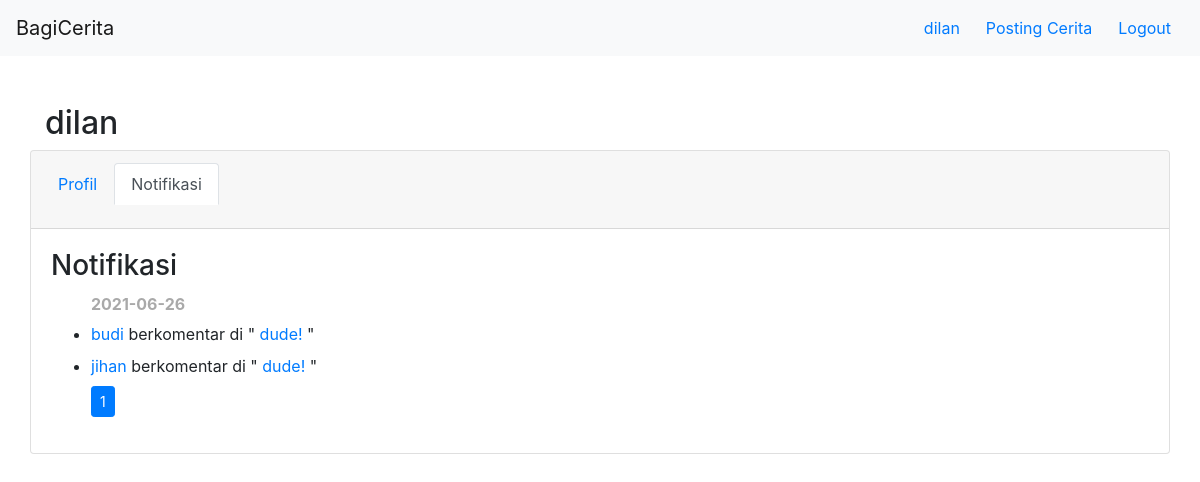
Page /user/notifikasi (signed in) on the earlier database version.
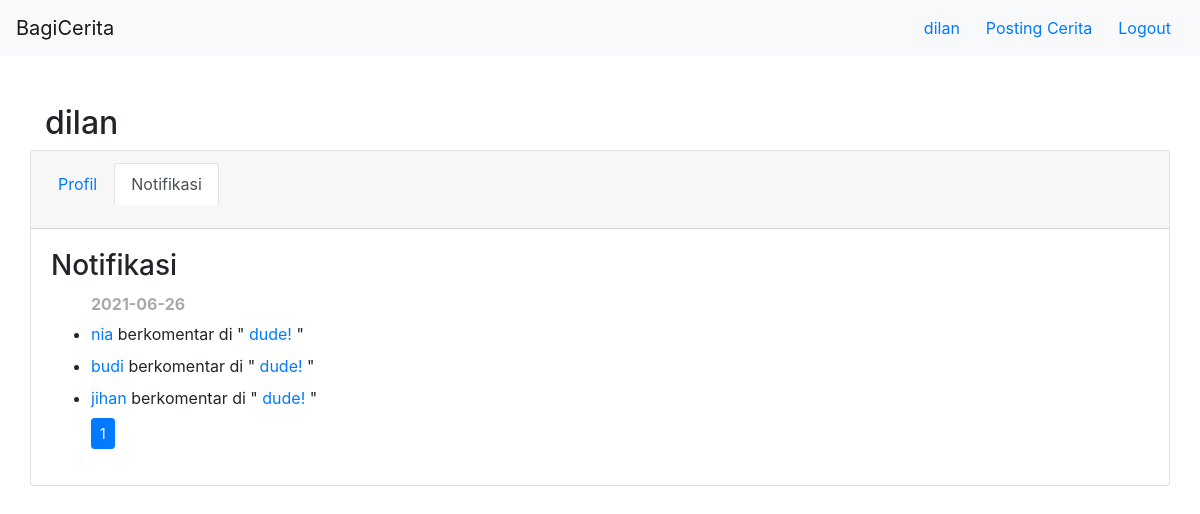
Same page on the later database version.
### story/models.py (models this page shows, shortened)
class Comment(models.Model):
    content = models.TextField(blank=True,null=True)
    user = models.ForeignKey(User, on_delete=models.CASCADE,default=None)
    story = models.ForeignKey(Story, on_delete=models.CASCADE,default=None)
    replied_comment_id = models.IntegerField(default=0)
    rating = models.IntegerField(default=1)
    read_status = models.BooleanField(default=False)
    date_posted = models.DateTimeField(null=True, blank=True)
    class Meta:
        ordering = ["-date_posted"]

class Story(models.Model):
    title = models.CharField(max_length=120,blank=True)
    date_posted = models.DateTimeField(null=True, blank=True)
    content = RichTextField(blank=True,null=True)
    user = models.ForeignKey(User, on_delete=models.CASCADE,default=None)
    words_count = models.IntegerField(default=0)
    class Meta:
        ordering = ["-date_posted"]

### user/views.py (the view)
# urls.py: path('notifikasi',notifikasi_view,name="notifikasi"),
@login_required
def notifikasi_view(request):
    comments = get_comments_notification(request.user, 'all')
    paginator = Paginator(comments, 5)
    page=1
    if(request.GET.get("page")):
        page = request.GET.get("page")
    comments = paginator.get_page(page)
    last_date="0"
    for comment in comments:
        comment_date = str(datetime.date(comment.date_posted))
        if(last_date != comment_date):
            last_date = comment_date
            comment.new_date = True
    context = {
        "page":"notifikasi",
        "username":request.user.username,
        "comments":comments,
        "len":len(comments)
    }
    return render(request,"user/notifikasi.html",context)

### bagicerita/context_processor.py (called while the page is built)
def get_auth_form(request):
    registerForm = UserCreationForm()
    return{
        'register_form':registerForm
    }

def check_if_logged_in(request):
    if request.user.is_authenticated:
        return{
            'logged_in':True,
            'username':request.user.username
        }
    else:
        return {
            'logged_in':False
        }

### bagicerita/helpers.py (called while the page is built)
def get_comments_notification(user,status):
    if(status == "unread"):
	    comments = Comment.objects.filter(read_status=False,replied_comment_id=0)
    else:
	    comments = Comment.objects.filter(replied_comment_id=0)
    comments_notif = []
    for comment in comments:
        if(comment.story.user == user):
            comments_notif.append(comment)
            if(status != "unread"):
                comment.read_status = True
                comment.save()
    return comments_notif

### templates/user/notifikasi.html (shortened to what this page needs)
{% extends 'base.html' %}
{% block content %}
    {% include 'navbar.html' %}
    <div class="container mt-5">
        <h2>{{username}}</h2>
        <div class="row">
            <div class="card" style="width: 100%">
                {% include 'user/profile_tab.html' %}
                <div class="card-body">
                    <h3 class="card-title">Notifikasi</h3>
                    <ul>
                        {% for comment in comments %}
                            {% if comment.new_date %}
                                <h6 style="color:#a9a9a9;font-weight: bold;">{{comment.date_posted|date:'Y-m-d'}}</h6>
                            {% endif %}
                            <li class="mb-2"><a href="/user/{{comment.user.username}}/profile">{{comment.user.username}}</a> berkomentar di "<a href="/stories/{{comment.story.id}}">{{comment.story.title}}</a>"</li>
                        {% endfor %}
                        {% if len != 0 %}
                            <nav aria-label="Page navigation example">
                                <ul class="pagination pagination-sm">
                                    {% for num in comments.paginator.page_range %}
                                        <li class="page-item {% if comments.number == num %} active {% endif %}"><a class="page-link" href="/user/notifikasi?page={{num}}">{{num}}</a></li>
                                    {% endfor %}
                                </ul>
                            </nav>
                        {% endif %}
                    </ul>
                </div>
            </div>
        </div>
    </div>
{% endblock %}

Differences in the rows shown:
added Comment: date_posted "2021-06-26", user.username "nia", story "dude!"
changed Comment "budi": date_posted "2021-06-26" → (not shown)
